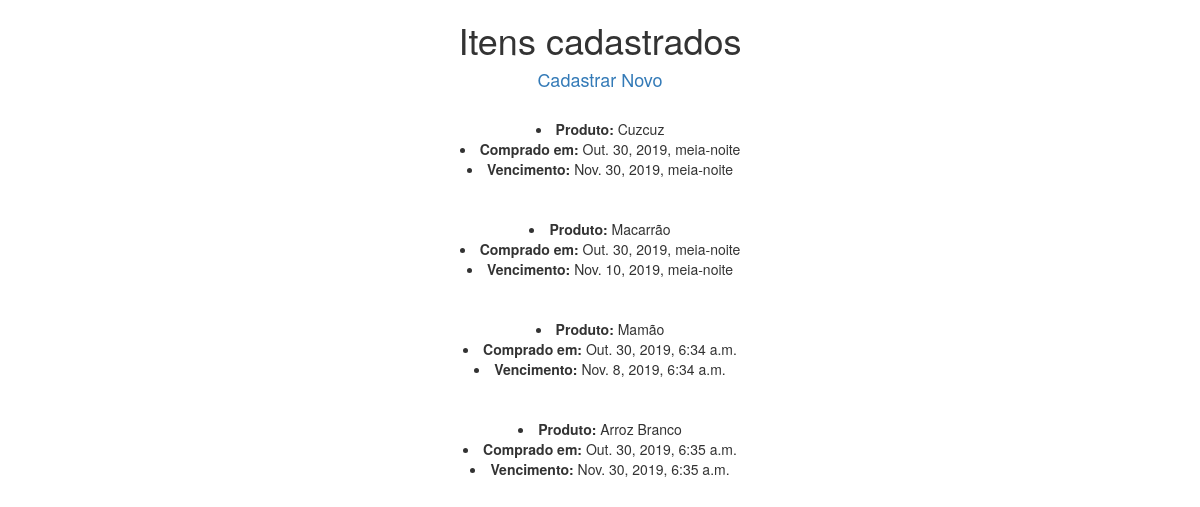
Before: / with the older database file.
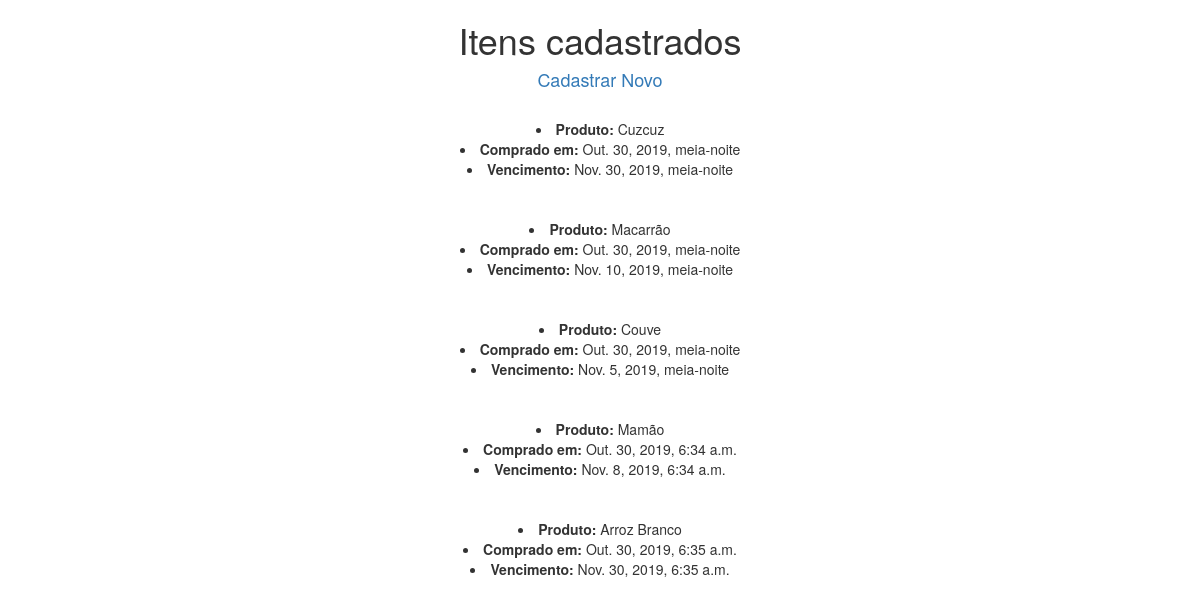
After: the same page with the newer database file.
### lista/models.py (models this page shows, shortened)
class Lista(models.Model):
    title = models.CharField(max_length=50)
    created_date = models.DateTimeField(default=timezone.now)
    expire_date = models.DateTimeField(blank=True, null=True)
    class Meta:
        ordering = ['created_date']
        verbose_name = 'Lista de Compra'
        verbose_name_plural = 'Lista de Compras'

### lista/views.py (the view)
# urls.py: path('', views.index, name='index'),
def index(request):
    grid = Lista.objects.all()
    return render(request, 'lista/index.html', {'grid': grid})

### lista/templates/lista/index.html (shortened to what this page needs)
<!DOCTYPE html>
<html lang="en">
<head>
<link rel="stylesheet" href="https://maxcdn.bootstrapcdn.com/bootstrap/3.3.7/css/bootstrap.min.css">
</head>
<body>
<center>
    <h1> Itens cadastrados</h1>
    <h4> <a href="http://127.0.0.1:8000/new/">Cadastrar Novo</a> </h4>
  <br>
    {% for item in grid %}
    <li><b>Produto:</b> {{ item.title }}</li>
    <li><b>Comprado em:</b> {{ item.created_date }}</li>
    <li><b>Vencimento:</b> {{ item.expire_date }}</li></br></br>
    {% endfor %}
</center>
</body>
</html>

Changed rows visible on the page:
added Lista: title "Couve", created_date "Out. 30, 2019, meia-noite", expire_date "Nov. 5, 2019, meia-noite"
